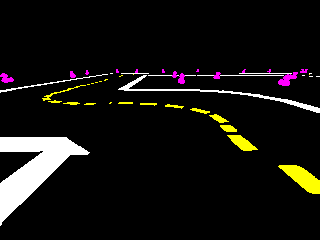
#> input picture source/b.png, 320 x 240 px
$ jupyter execute --allow-errors CurveFitOnImage.ipynb
#> lines starting #> are read from the running program, lines starting #| are printed output that depends on the picture; after the words box and inside, x2 and y2 are one past the last pixel; in counts of white or black regions, pixels touching at a corner belong together
# CURVE FITTING TESTS
This notebook is a showcase of three different approaches for finding a curve that can overlap the dotted line in the middle of the road.

For the porpuse of the tests I didn't bother with the line segmentation. My starting point is a bunch of already segmented images where the middle dotted line in highlighted in yellow.

The three procedures tested here are Implicit Function Fit, Bezier Fit and Spline interpolation.

Before tackling the various aproaches I did a bit of preprocessing consisting in:
- Line extraction
- Bird Eye View
- K means clustering
- Pca rotation and ordering

For both the pre processing steps and the three procedures I'll go more into the details in the corresponding sections

[cell 1]
import cv2
import numpy as np
import matplotlib.pyplot as plt

## Input and Pre processing

### Read Image

[cell 2]
source = cv2.imread('source/b.png')
#> source is the input picture: shape (240, 320, 3); mean B, G, R 15.6, 18.7, 20.3
source = cv2.cvtColor(source, cv2.COLOR_BGR2RGB)
plt.imshow(source)

### Bird Eye View

This step is needed because it "loosens" the dotted line, making it more easily processable.
I used the polisegmentation package

[cell 3]
from poliduckie_segmentation import BirdEyeView
#> (the rest of this cell did not finish here and is left out)

### Line extraction

Here I select only the dotted line and I converted to a series of x,y-points using the coordinates of the selected pixels

[cell 4]
lineImage = cv2.inRange(source, (254, 254, 0), (256, 256, 0))
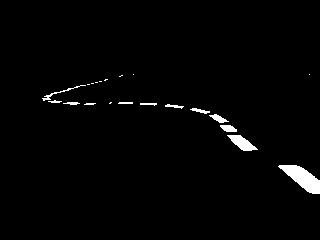
#> lineImage: shape (240, 320); 1.8% white; 21 white regions (9 under 20 px), largest, box (x1, y1, x2, y2) and area: (278, 165, 320, 194) 607, (227, 135, 258, 151) 250, (220, 125, 237, 132) 88
plt.imshow(lineImage, cmap='gray')

[cell 5]
#find non zero points
points = np.argwhere(lineImage>0)
#> points = 1385 pairs, first value 74 to 193, second value 42 to 319
points = np.fliplr(points) # store them in x,y coordinates instead of row,col indices
#> points = 1385 pairs, first value 42 to 319, second value 74 to 193

#flip y coordinates
points[:,1] = source.shape[0] - points[:,1]

plt.scatter(points[:,0], points[:,1])
plt.show()

### K means clustering

The ideal scenario would be to have as few points as possible without sacrificing too much information, for example by slecting only one point per dot of the dotted line. To achive this I used K means clustering

[cell 6]
from sklearn.cluster import KMeans

[cell 7]
N_CLUSTERS = 15
MIN_ENTRIES = 8
MAX_DISTANCE = 80

kmeans = KMeans(n_clusters=N_CLUSTERS).fit(points)
labels = kmeans.labels_
#> labels = 1385 values, max 14 at index 778, min 0 at index 1, mean 6.88
centroids = kmeans.cluster_centers_
#> centroids = 15 rows, first 8: [248.6, 94.44], [77.07, 142.3], [304.7, 61.24], [199.7, 129.6], [101.8, 159.6], [238, 99.61], [218.2, 121.5], [173.7, 134.2]

#remove centroids that are too close to each other
centroids = np.unique(centroids, axis=0)
#> centroids = 15 rows, first 8: [52.31, 142.8], [77.07, 142.3], [101.8, 159.6], [123.7, 138.3], [148.2, 136.5], [173.7, 134.2], [199.7, 129.6], [218.2, 121.5]

#remove centroids with too few points
newCentroids = []
for i in range(centroids.shape[0]):
    if np.sum(labels==i) >= MIN_ENTRIES:
        newCentroids.append(centroids[i])
#> after the loop, newCentroids = [[52.31, 142.8], [77.07, 142.3], [101.8, 159.6], [123.7, 138.3], [148.2, 136.5], [173.7, 134.2], [199.7, 129.6], [218.2, 121.5], [228.7, 110.8], [238, 99.61], [248.6, 94.44], [286.2, 71.58], [296.3, 67.8], [304.7, 61.24], [313.3, 53.77]]
centroids = np.array(newCentroids)

#remove centroids that are too distant from each other
newCentroids = []
for i in range(centroids.shape[0]):
    if i == 0:
        newCentroids.append(centroids[i])
    else:
        if np.linalg.norm(centroids[i] - centroids[i-1]) < MAX_DISTANCE:
            newCentroids.append(centroids[i])
centroids = np.array(newCentroids)


plt.scatter(points[:,0], points[:,1], c=labels, s=40, cmap='viridis')
plt.scatter(centroids[:,0], centroids[:,1], c='black', s=200, alpha=0.5)
plt.show()

### PCA rotation and ordering

Some of the methods require that the points are ordered. This is not always possible but I figured that the best shot at that would be using the axis of maximum variance. To find said axis (and thus later to order the points) I used Principal Component Analysis

[cell 8]
from sklearn.decomposition import PCA

pca = PCA(n_components=2)
pca.fit(centroids)
pcaCentroids = pca.transform(centroids)
#> pcaCentroids = 15 rows, first 8: [-150, -22.86], [-126.7, -14.5], [-109.8, 10.38], [-81.73, -1.72], [-58.16, 5.23], [-33.5, 12.15], [-7.54, 17.11], [12.58, 16.07]

centroidsMean = np.mean(centroids, axis=0)
#> centroidsMean = [200.7, 110.9]

#draw a line through the centroids mean with components as direction
mean = np.mean(centroids, axis=0)
#> mean = [200.7, 110.9]
direction = pca.components_[0]
direction = direction / np.linalg.norm(direction)
start = mean - direction * 50
#> start = [154, 128.7]
end = mean + direction * 50
#> end = [247.4, 93.2]
plt.title('Original Centroids')
plt.scatter(centroids[:,0], centroids[:,1], c='black', s=200, alpha=0.5)
plt.plot([start[0], end[0]], [start[1], end[1]], c='black', linewidth=3)
plt.show()

plt.title('PCA rotated Centroids')
plt.scatter(pcaCentroids[:,0], pcaCentroids[:,1], c='black', s=200, alpha=0.5)
plt.show()
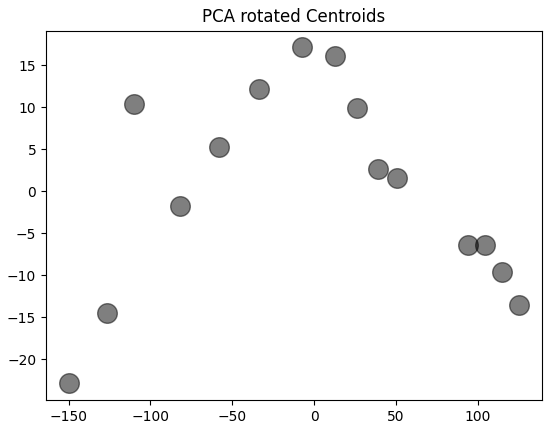
#> figure drawn by matplotlib, 1 panel

[cell 9]
#sort the centroids by their x coordinate
pcaCentroids = pcaCentroids[np.argsort(pcaCentroids[:,0])]

#plot centroids with their index
plt.title('PCA rotated Centroids ordered by x coordinate')
plt.scatter(pcaCentroids[:,0], pcaCentroids[:,1], c='black', s= 200, alpha=0.5)
for i in range(pcaCentroids.shape[0]):
    plt.text(pcaCentroids[i,0], pcaCentroids[i,1], str(i), fontsize=10, horizontalalignment='center', verticalalignment='center')
plt.show()

### X, Y extraction

[cell 10]
x, y = pcaCentroids[:,0], pcaCentroids[:,1]
#> x = [-150, -126.7, -109.8, -81.73, -58.16, -33.5, -7.54, 12.58, 26.24, 38.9, 50.65, 93.93, 104.7, 114.9, 125.6]; y = [-22.86, -14.5, 10.38, -1.72, 5.23, 12.15, 17.11, 16.07, 9.85, 2.65, 1.57, -6.45, -6.42, -9.56, -13.5]

## Implicit function fit

This method tries to fit an implicit function to the data points optimizing for minimum veriance. The main benefit is that, in this way, the order of the points does not matter. Unfortunately I didn't get any truly usable results

[cell 11]
xDeg = 3
xBasis = [lambda x : np.power(x, d) for d in range(2, xDeg + 1)] + [lambda x : np.ones(x.shape), lambda x : x]
#> xBasis = 4 items
XMatrix = np.concatenate([np.array([f(x)]).T for f in xBasis], axis=1)
#> XMatrix = 15 rows, first 6: [-3377246, -3377246, 1, -150], [-2035013.3, -2035013.3, 1, -126.7], [-1322145.4, -1322145.4, 1, -109.8], [-545916.7, -545916.7, 1, -81.73], [-196779.5, -196779.5, 1, -58.16], [-37589.1, -37589.1, 1, -33.5]

yDeg = 3
yBasis = [lambda y : np.power(y, d) for d in range(2, yDeg + 1)]
#> yBasis = 2 items
yMatrix = np.concatenate([np.array([f(y)]).T for f in yBasis], axis=1)
#> yMatrix = 15 rows, first 8: [-11946.2, -11946.2], [-3046.9, -3046.9], [1117.5, 1117.5], [-5.05, -5.05], [143, 143], [1793.4, 1793.4], [5007.2, 5007.2], [4147, 4147]

[cell 12]
A = np.concatenate([XMatrix, yMatrix], axis=1)
#> A = 15 rows, first 6: [-3377246, -3377246, 1, -150, -11946.2, -11946.2], [-2035013.3, -2035013.3, 1, -126.7, -3046.9, -3046.9], [-1322145.4, -1322145.4, 1, -109.8, 1117.5, 1117.5], [-545916.7, -545916.7, 1, -81.73, -5.05, -5.05], [-196779.5, -196779.5, 1, -58.16, 143, 143], [-37589.1, -37589.1, 1, -33.5, 1793.4, 1793.4]
Y = np.array([y]).T
#> Y has the same summary as y

[cell 13]
A_inv = np.linalg.pinv(A)
coeffs = A_inv@Y
#> coeffs = [-2.17e-06, -2.17e-06, 0.766, 0.0135, 0.00171, 0.00171]
print(coeffs)
#| [[-2.16567098e-06]
#|  [-2.16565413e-06]
#|  [ 7.65794745e-01]
#|  [ 1.34820641e-02]
#|  [ 1.71131543e-03]
#|  [ 1.71131543e-03]]

[cell 14]
pred = A@coeffs
#> pred = [-27.52, -2.56, 8.84, 2.01, 1.32, 6.61, 17.8, 15.12, 4.32, 1.1, 0.899, -2.48, -3.7, -7.24, -14.54]
plt.scatter(x, y, label='real', s=100, alpha=0.5)
plt.scatter(x, pred, label='predictions')
#plt.legend()
plt.show()

[cell 15]
def getValue(x, y):
    return sum([coeffs[i][0]*base(x) for i, base in enumerate(xBasis)]) + sum([coeffs[i + len(xBasis)][0]*base(y) for i, base in enumerate(yBasis)]) - y

getValue(np.array([0, 1]),np.array([0, 1]))

[cell 16]
feature_x = np.arange(min(x) - 3, max(x) + 3, 0.1)
#> feature_x = 2816 values from -153 to 128.5
feature_y = np.arange(min(y) - 3, max(y) + 3, 0.1)
#> feature_y = 460 values from -25.86 to 20.04

# Creating 2-D grid of features
[X, Y] = np.meshgrid(feature_x, feature_y)

fig, ax = plt.subplots(1, 1)

print((np.cos(X / 2) + np.sin(Y / 4)).shape)
#| (460, 2816)
Z = getValue(X, Y)
#> in getValue (call 2), `return sum([coeffs[i][0]*base(x) for i, base in enumerate(xBasis)]) + ..`:
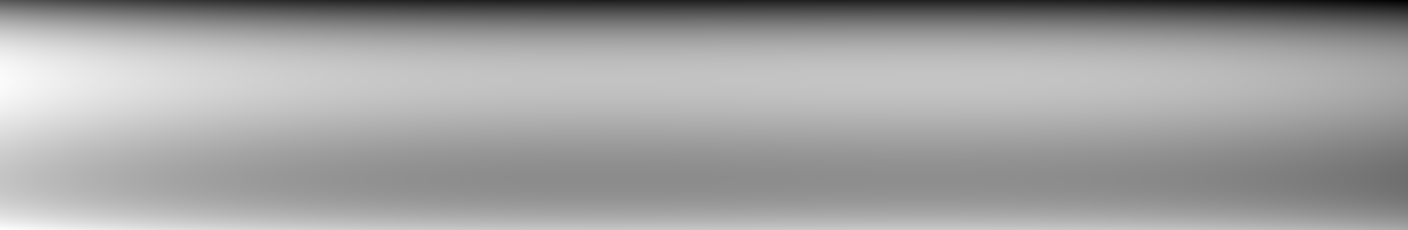
#> returned value: shape (460, 2816) float64 (shown at 1/2 size); min -40.02, max 21.73, mean -0.8; drawn with min black and max white
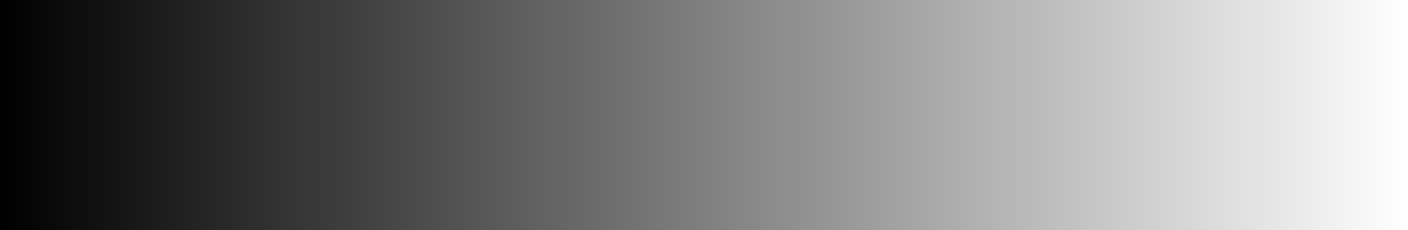
#> X: shape (460, 2816) float64 (shown at 1/2 size); min -153, max 128.5, mean -12.3; drawn with min black and max white

# plots contour lines
CS = ax.contour(X, Y, Z, levels = 10)
ax.clabel(CS, inline=True, fontsize=10)

ax.scatter(x, y)
ax.scatter(x, pred)

ax.set_title('Contour Plot')
ax.set_xlabel('feature_x')
ax.set_ylabel('feature_y')

plt.show()
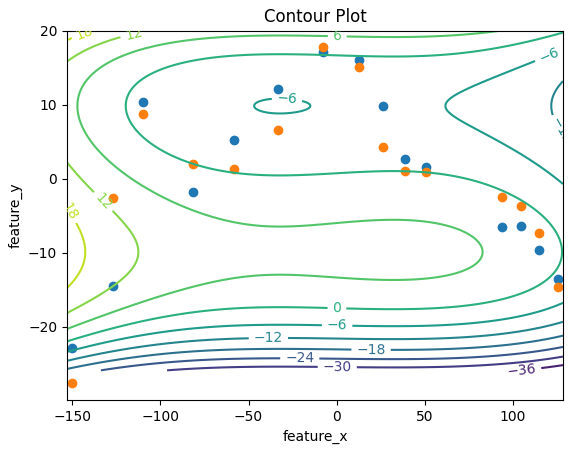
#> figure drawn by matplotlib, 1 panel

## Bezier Fit

This method tries to fit an n degree bezier curve to the data points. This time the order of the points is crucial and that's the major downside of the approach. When the points are correctly ordered the results are decent and the "fiiting" nature of the procedure can compensate overclustering

[cell 17]
from scipy.special import comb

def get_bezier_parameters(X, Y, degree=3):
    """ Least square qbezier fit using penrose pseudoinverse.

    Parameters:

    X: array of x data.
    Y: array of y data. Y[0] is the y point for X[0].
    degree: degree of the Bézier curve. 2 for quadratic, 3 for cubic.

    Based on https://stackoverflow.com/questions/12643079/b%C3%A9zier-curve-fitting-with-scipy
    and probably on the 1998 thesis by Tim Andrew Pastva, "Bézier Curve Fitting".
    """
#> called with X = array of shape (15,), Y = array of shape (15,), degree = 5
    if degree < 1:
        raise ValueError('degree must be 1 or greater.')

    if len(X) != len(Y):
        raise ValueError('X and Y must be of the same length.')

    if len(X) < degree + 1:
        raise ValueError(f'There must be at least {degree + 1} points to '
                         f'determine the parameters of a degree {degree} curve. '
                         f'Got only {len(X)} points.')

    def bpoly(n, t, k):
        """ Bernstein polynomial when a = 0 and b = 1. """
        return t ** k * (1 - t) ** (n - k) * comb(n, k)
        #return comb(n, i) * ( t**(n-i) ) * (1 - t)**i

    def bmatrix(T):
        """ Bernstein matrix for Bézier curves. """
        return np.matrix([[bpoly(degree, t, k) for k in range(degree + 1)] for t in T])

    def least_square_fit(points, M):
        M_ = np.linalg.pinv(M)
        return M_ * points

    T = np.linspace(0, 1, len(X))
#> T = [0, 0.0714, 0.143, 0.214, 0.286, 0.357, 0.429, 0.5, 0.571, 0.643, 0.714, 0.786, 0.857, 0.929, 1]
    M = bmatrix(T)
#> M = 15 rows, first 6: [1, 0, 0, 0, 0, 0], [0.69, 0.266, 0.0408, 0.00314, 0.000121, 1.86e-06], [0.463, 0.386, 0.129, 0.0214, 0.00178, 5.95e-05], [0.299, 0.408, 0.223, 0.0607, 0.00828, 0.000452], [0.186, 0.372, 0.297, 0.119, 0.0238, 0.0019], [0.11, 0.305, 0.339, 0.188, 0.0523, 0.00581]
    points = np.array(list(zip(X, Y)))
#> points has the same summary as pcaCentroids outside get_bezier_parameters

    final = least_square_fit(points, M).tolist()
#> final = [[-147.8, -22.78], [-124.3, 15.57], [71.55, 20.99], [-48.88, 21.7], [130, -15.29], [124.7, -12.24]]
    final[0] = [X[0], Y[0]]
    final[len(final)-1] = [X[len(X)-1], Y[len(Y)-1]]
    return final

[cell 18]
controls = np.array(get_bezier_parameters(x, y, degree=5))
#> controls = [[-150, -22.86], [-124.3, 15.57], [71.55, 20.99], [-48.88, 21.7], [130, -15.29], [125.6, -13.5]]

#plot the bezier curve controls
plt.title('Bezier Curve Controls')
plt.scatter(x, y, label='centroids', s=100, alpha=0.5)

#plot controls with index drawn
plt.scatter(controls[:, 0], controls[:, 1], label=f'control points')
for i, control in enumerate(controls):
    plt.text(control[0], control[1], str(i), fontsize=10, horizontalalignment='center', verticalalignment='center')
#> this loop made 6 passes

plt.legend()
plt.show()
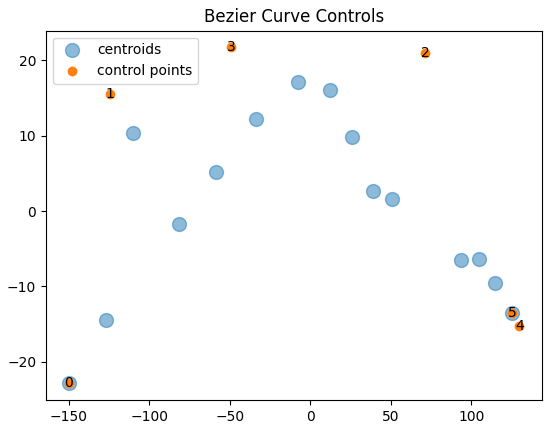
#> figure drawn by matplotlib, 1 panel

[cell 19]
def bernstein_poly(i, n, t):
    """
     The Bernstein polynomial of n, i as a function of t
    """
    return 0 if n <= 0 or i < 0 else ( t**(n-i) ) * (1 - t)**i * comb(n, i)

def bernstein_poly_derivate(i, n, t):
    """
     The Bernstein polynomial derivative of n, i as a function of t
    """
    return n * (bernstein_poly(i-1, n-1, t) - bernstein_poly(i, n-1, t))

def bezier_curve(points, nTimes=50, normal_shift=80):
    """
       Given a set of control points, return the
       bezier curve defined by the control points.

       points should be a list of lists, or list of tuples
       such as [ [1,1],
                 [2,3],
                 [4,5], ..[Xn, Yn] ]
        nTimes is the number of time steps, defaults to 1000

        See http://processingjs.nihongoresources.com/bezierinfo/
    """
#> called with points = array of shape (6, 2), nTimes = 50, normal_shift = 0

    nPoints = len(points)
#> nPoints = 6
    xPoints = np.array([p[0] for p in points])
#> xPoints = [-150, -124.3, 71.55, -48.88, 130, 125.6]
    yPoints = np.array([p[1] for p in points])
#> yPoints = [-22.86, 15.57, 20.99, 21.7, -15.29, -13.5]

    t = np.linspace(0.0, 1.0, nTimes)

    polynomial_array = np.array([ bernstein_poly(i, nPoints-1, t) for i in range(0, nPoints)   ])

    xvals = np.dot(xPoints, polynomial_array)
#> xvals = 50 values, max 125.6 at index 0, min -150 at index 49, mean 0.386
    yvals = np.dot(yPoints, polynomial_array)
#> yvals = 50 values, max 13.27 at index 28, min -22.86 at index 49, mean 0.711

    #90 deg rotation matrix
    R = np.array([[0, -1], [1, 0]])

    #compute the normal vector
    normal = np.array([bernstein_poly_derivate(i, nPoints-1, t) for i in range(0, nPoints)   ])

    normals = np.array([-np.dot(yPoints, normal), np.dot(xPoints, normal)]).T
#> normals = 50 rows, first 8: [nan, nan], [5.95, 46.96], [19.03, 104.9], [30.43, 153], [40.23, 192.2], [48.54, 223.4], [55.45, 247.6], [61.05, 265.6]
    #normalize normals
    normals = normals / np.linalg.norm(normals, axis=1)[:, np.newaxis]
#> normals = 50 rows, first 8: [nan, nan], [0.126, 0.992], [0.178, 0.984], [0.195, 0.981], [0.205, 0.979], [0.212, 0.977], [0.219, 0.976], [0.224, 0.975]

    xNorm = normals.T[0] * normal_shift
    YNorm = normals.T[1] * normal_shift
    xvals += xNorm
    yvals += YNorm

    return xvals, yvals

bpoints = bezier_curve(controls, normal_shift=0)
plt.plot(bpoints[0], bpoints[1])
plt.scatter(x, y)
plt.show()
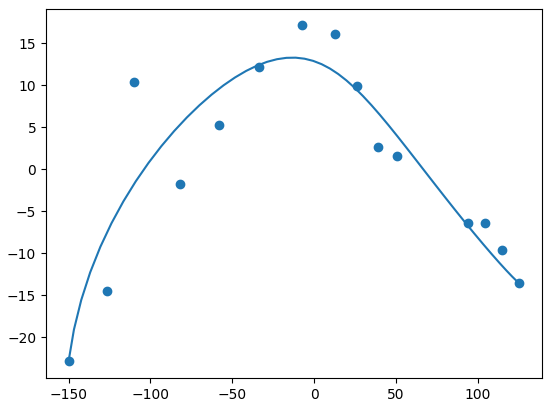
#> figure drawn by matplotlib, 1 panel

[cell 20]
plt.imshow(source, cmap='gray')
#inverse pca for bpoints
bpoints_inversePCA = pca.inverse_transform(np.array(bpoints).T).T

#flip y axis for b points
plt.plot(bpoints_inversePCA[0], source.shape[0] - bpoints_inversePCA[1], color='orange', linewidth=5)
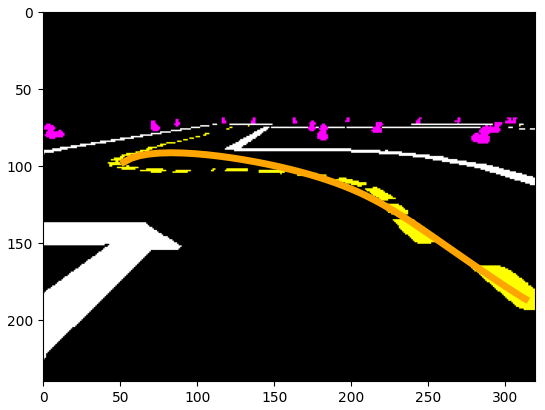
#> figure drawn by matplotlib, 1 panel

## Spline Interpolation

This methods uses a spline based interpolation between the data points. Yet again the ordering of the points is necessary. Given that this time the procedure is interpolating rather than fitting, it heavely relies on a good clustering. When both the ordering and the clustering are acceptable, the results are flawless

[cell 21]
import numpy as np
from scipy.interpolate import splrep, splev

# Fit the data to a spline curve
tck = splrep(x, y)

# Evaluate the spline at a set of points
x_splineFit = np.linspace(min(x), max(x), 100)
#> x_splineFit = 100 values from -150 to 125.6
y_splineFit = splev(x_splineFit, tck)
#> y_splineFit = 100 values, max 17.6 at index 54, min -30.82 at index 3, mean 1.36
splinePoints = np.array([x_splineFit, y_splineFit])

# Plot the original data and the fitted curve
import matplotlib.pyplot as plt
plt.plot(x, y, 'o', label='data')
plt.plot(x_splineFit, y_splineFit)
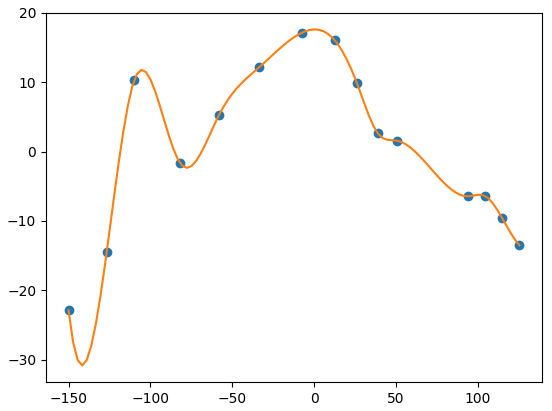
#> figure drawn by matplotlib, 1 panel; curve peaks at x = -7.54, y = 17.11; curve peaks at x = 0.294, y = 17.6

[cell 22]
plt.imshow(source, cmap='gray')
#inverse pca for bpoints
splineFit_inversePCA = pca.inverse_transform(np.array(splinePoints).T).T

#flip y axis for b points
plt.plot(splineFit_inversePCA[0], source.shape[0] - splineFit_inversePCA[1], color='orange', linewidth=5)
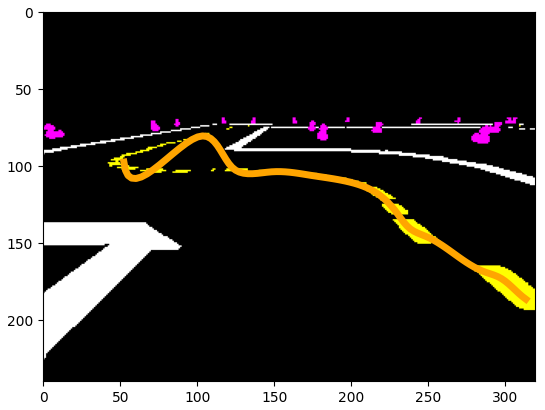
#> figure drawn by matplotlib, 1 panel
